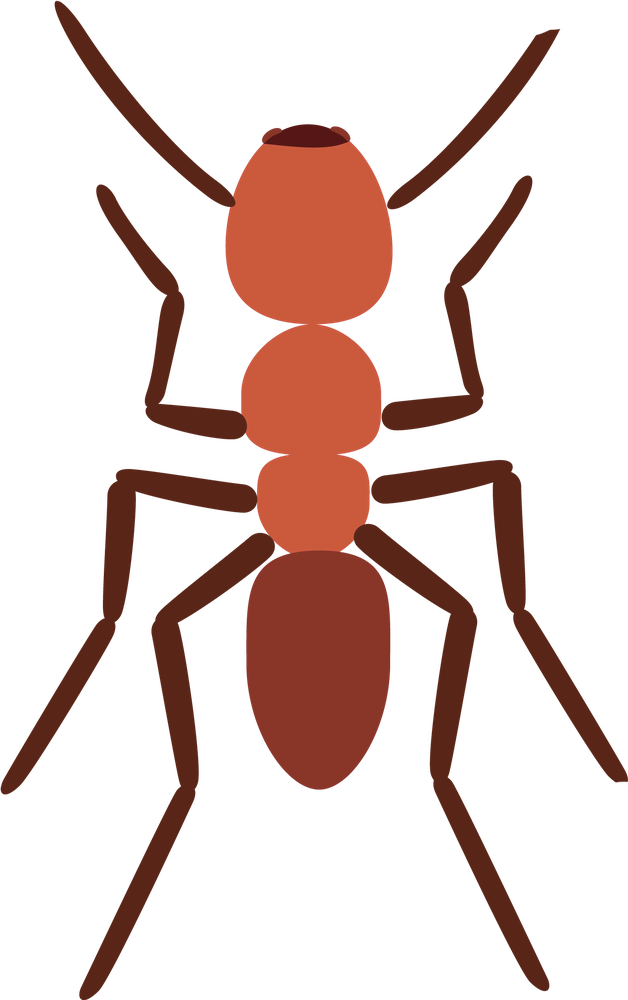
#> input picture PythonAdv/List09/ant.png, 628 x 1000 px, shrunk from 1336 x 2126 before the run
$ python task3.py
#> lines starting #> are read from the running program, lines starting #| are printed output that depends on the picture
import numpy as np
import matplotlib.pyplot as plt
import matplotlib.image as mpimg

def LangtonsAnt(n, iterations=1000):

#> called with n = 10, iterations = 10
    matrix = np.ones([n, n], dtype=np.float32)
    ant_img = mpimg.imread('ant.png')
#> ant_img is the input picture: shape (1000, 628, 4) float32; mean R, G, B, A 0.137, 0.0572, 0.0385, 0.24
    ant_img = np.rot90(ant_img, k=2)
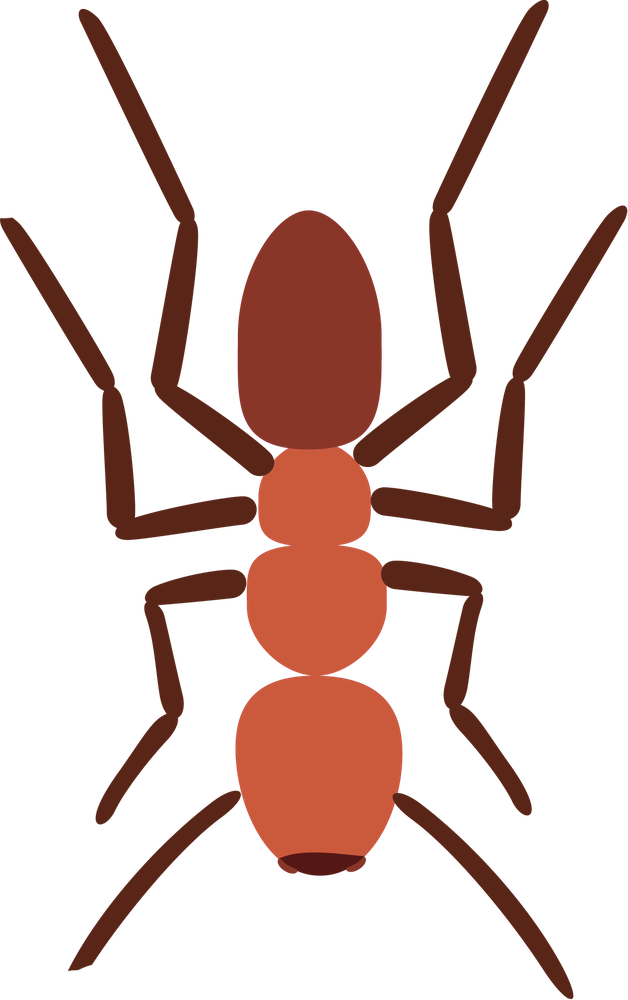
#> ant_img: shape (1000, 628, 4) float32; mean R, G, B, A 0.137, 0.0572, 0.0385, 0.24; transparent parts drawn white

    x, y = n // 2 - 1, n // 2 - 1
    direction = 3

#> (the run stopped early here; a loop or call above may not have finished)
